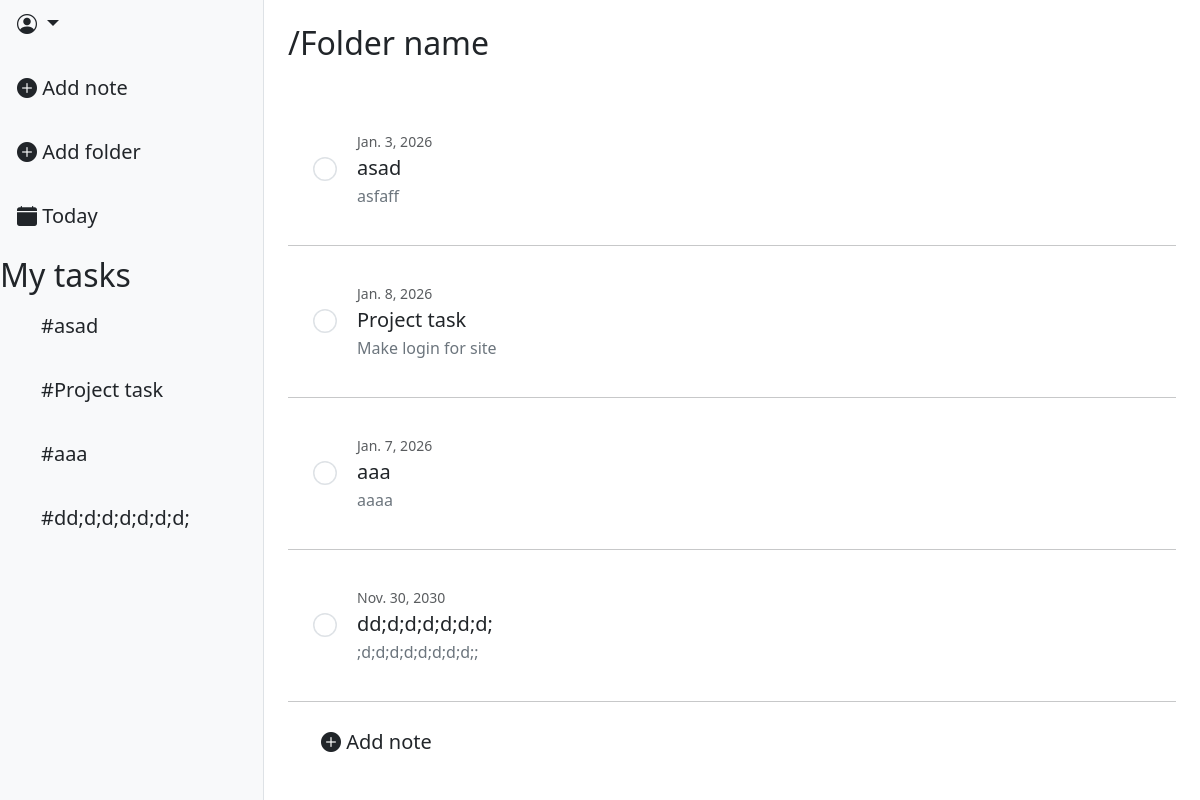
Before: / with the older database file.
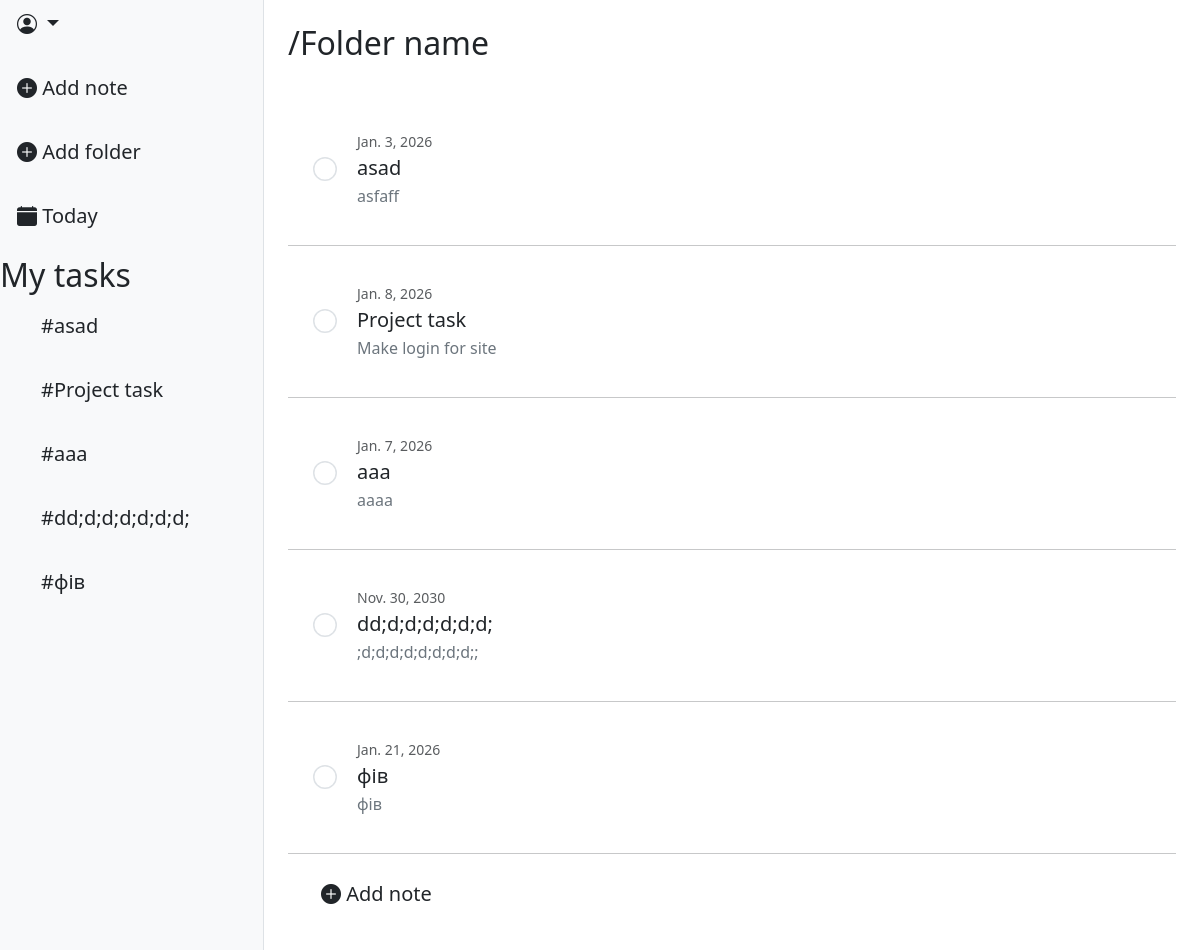
After: the same page with the newer database file.
### task_app/models.py (models this page shows, shortened)
class Task(models.Model):
    STATUS_CHOICES = [
        ("todo", "To Do"),
        ("in_progress", "In progress"),
        ("done", "Done"),
                ]
    PRIORITY_CHOICES = [
        ("low", "Low"),
        ("medium", "Medium"),
        ("high", "High"),
                ]
    title = models.CharField(max_length=256)
    description = models.CharField(max_length=512)
    status = models.CharField(max_length=20, choices=STATUS_CHOICES, default="todo")
    priority = models.CharField(max_length=20, choices=PRIORITY_CHOICES, default="low")
    due_date = models.DateField(null=True, blank=True)
    creator = models.ForeignKey(User, on_delete=models.CASCADE, related_name="trasks")
    folder = models.ForeignKey(
                Folder,
                on_delete=models.CASCADE,
                related_name="tasks_rel",
                null=True,
                blank=True,)

### task_app/views.py (the view)
# urls.py: path('', views.TaskListView.as_view(), name="task_list"),
class TaskListView(ListView):
    model = models.Task
    context_object_name = "tasks"
    template_name = "tasks/task_list.html"
    def get_queryset(self):
        queryset = super().get_queryset()
        priority = self.request.GET.get("priority", "")
        if priority:
            queryset = queryset.filter(priority=priority)
        return queryset
    def get_context_data(self, **kwargs):
        context = super().get_context_data(**kwargs)
        context["form"] = TaskFilterForm(self.request.GET)
        context["task_form"] = TaskForm()
        context["folder_form"] = FolderForm()
        context["folders"] = Folder.objects.all()
        return context

### task_app/forms.py
class TaskFilterForm(forms.Form):
    PRIORITY_CHOICES = [
        ("low", "Low"),
        ("medium", "Medium"),
        ("high", "High"),
                ]
    priority = forms.ChoiceField(choices=PRIORITY_CHOICES, required=False, label="Priority")
    def __init__(self, *args, **kwargs):
        super(TaskFilterForm, self).__init__(*args, **kwargs)
        self.fields['priority'].widget.attrs.update({"class": "form-select"})

class TaskForm(forms.ModelForm):
    class Meta:
        model = Task
        fields = ["title", "description", "priority", "due_date", "folder"]
        widgets = {
            'due_date': forms.DateInput(attrs={
                "class": "form-control transparent-input",
                "placeholder" : "Date",
                "type": "date"
            })
        }
    def __init__(self, *args, **kwargs):
        super(TaskForm, self).__init__(*args, **kwargs)
        self.fields['title'].widget.attrs.update({
            "class": "form-control noborder-input title-input",
            "placeholder" : "Title"
        })
        self.fields['description'].widget.attrs.update({
            "class": "form-control noborder-input content-input",
            "placeholder" : "Content"
        })
        self.fields['priority'].widget.attrs.update({
            "class": "form-control transparent-input",
            "placeholder" : "Priority"
        })
        self.fields['folder'].widget.attrs.update({
            "class": "form-control transparent-input",
            "placeholder" : "Folder",
        })

### task_app/models.py (called while the page is built)
    def __str__(self):
        return self.name

### templates/tasks/task_list.html (shortened to what this page needs)
{% extends 'base.html' %}
{% load static %}
{% block content %}
{% load custom_tags %}
<div class="d-flex">
    <div class="bg-light border-end" style="width: 22%; min-height: 100vh;">
        <div class="dropdown-center mb-3">
            <button class="btn btn-lg dropdown-toggle" type="button" data-bs-toggle="dropdown" aria-expanded="false">
                <i class="bi bi-person-circle"></i>  {{ user.username}}
            </button>
        </div>
        <div class="d-flex flex-column align-items-start gap-3">
            <a class="btn btn-lg" data-bs-toggle="modal" data-bs-target="#TaskModal">
                <i class="bi bi-plus-circle-fill"></i> Add note
            </a>
            <a class="btn btn-lg" data-bs-toggle="modal" data-bs-target="#FolderModal">
                <i class="bi bi-plus-circle-fill"></i> Add folder
            </a>
            <a class="btn btn-lg" href="#">
                <i class="bi bi-calendar-fill"></i> Today
            </a>
            <h2>My tasks</h2>
        </div>
        <div class="d-flex flex-column align-items-start gap-3 ps-4">
            {% for task in tasks %}
                <a class="btn btn-lg" href="{% url 'tasks:task_detail' task.pk %}">#{{ task.title }}</a>
            {% endfor%}
        </div>
    </div>
    <div class="flex-grow-1 p-4" >
        <h2>/Folder name</h2>
        <br>
        <ul class="list-group list-group-flush">
            {% for task in tasks %}
                <li class="list-group-item  border-0 p-1 bg-transparent" style="min-height: 80px;">
                    <div class="task-area d-flex align-items-center p-3">
                        <div class="form-check ms-2" style="z-index: 10;">
                            <input class="form-check-input" type="radio" name="radioDefault" id="radioTask{{ task.pk }}" style="transform: scale(1.5); cursor: pointer;">
                        </div>
                        <div class="flex-grow-1 p-3">
                            <p class="task-date text-muted mb-1 small">{{ task.due_date }}</p>
                            <h5 class="mb-1">{{ task.title }}</h5>
                            <p class="text-secondary mb-0 text-truncate" style="max-width: 500px;">{{ task.description }}</p>
                        </div>
                    </div>
                </li>
                <hr class="m-0">
            {% empty %}
                <li class="list-group-item text-center py-4 text-muted">
                    <i class="bi bi-clipboard-x" style="font-size: 2rem;"></i>
                    <p class="mb-0">Tasks not found</p>
                </li>
            {% endfor %}
            <div class="list-group-item border-0 pt-3">
                <a class="btn btn-lg" data-bs-toggle="modal" data-bs-target="#TaskModal">
                    <i class="bi bi-plus-circle-fill"></i> Add note
                </a>
            </div>
        </ul>
    </div>
    </div>
{% endblock %}

### templates/base.html (shortened to what this page needs)
<!DOCTYPE html>
<html lang="en">
<head>
    <link href="https://cdn.jsdelivr.net/npm/bootstrap@5.3.0/dist/css/bootstrap.min.css" rel="stylesheet">
    <link rel="stylesheet" href="https://cdn.jsdelivr.net/npm/bootstrap-icons@1.11.0/font/bootstrap-icons.css">
    {% load static %}
    <link rel="stylesheet" href="{% static 'css/modal_style.css'%}">
</head>
<body>
    {% block content %}
    {% endblock %}
</body>
</html>

### static/css/modal_style.css (style rules this page uses)
.task-area { border: 1px solid transparent; border-radius: 8px; transition: all 0.3 ease; }
.task-area * { pointer-events: none; }
.task-area .detail_link, .task-area .form-check, .task-area .form-check-input { pointer-events: auto; }

Changed rows visible on the page:
added Task: title "фів", due_date "Jan. 21, 2026", description "фів"
